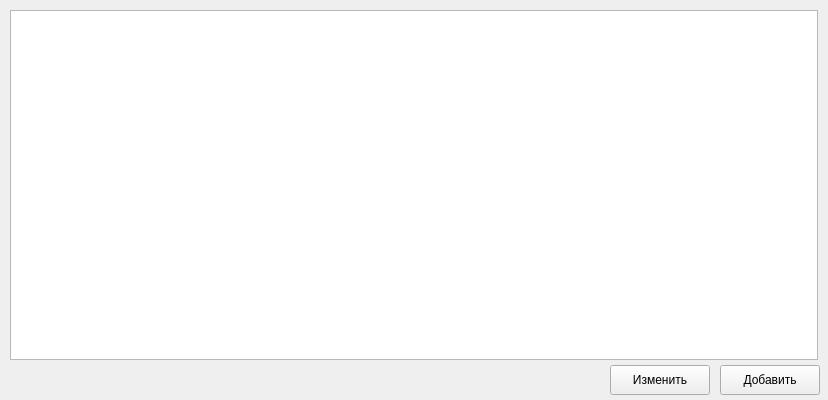
<?xml version="1.0" encoding="UTF-8"?>
<ui version="4.0">
 <class>Form</class>
 <widget class="QWidget" name="Form">
  <property name="geometry">
   <rect>
    <x>0</x>
    <y>0</y>
    <width>828</width>
    <height>400</height>
   </rect>
  </property>
  <property name="windowTitle">
   <string>Form</string>
  </property>
  <widget class="QTableWidget" name="tableWidget">
   <property name="geometry">
    <rect>
     <x>10</x>
     <y>10</y>
     <width>808</width>
     <height>350</height>
    </rect>
   </property>
  </widget>
  <widget class="QPushButton" name="add_button">
   <property name="geometry">
    <rect>
     <x>720</x>
     <y>365</y>
     <width>100</width>
     <height>30</height>
    </rect>
   </property>
   <property name="text">
    <string>Добавить</string>
   </property>
  </widget>
  <widget class="QPushButton" name="change_button">
   <property name="geometry">
    <rect>
     <x>610</x>
     <y>365</y>
     <width>100</width>
     <height>30</height>
    </rect>
   </property>
   <property name="text">
    <string>Изменить</string>
   </property>
  </widget>
  <widget class="QLabel" name="not_aligned">
   <property name="geometry">
    <rect>
     <x>10</x>
     <y>365</y>
     <width>300</width>
     <height>30</height>
    </rect>
   </property>
   <property name="text">
    <string/>
   </property>
  </widget>
 </widget>
 <resources/>
 <connections/>
</ui>
